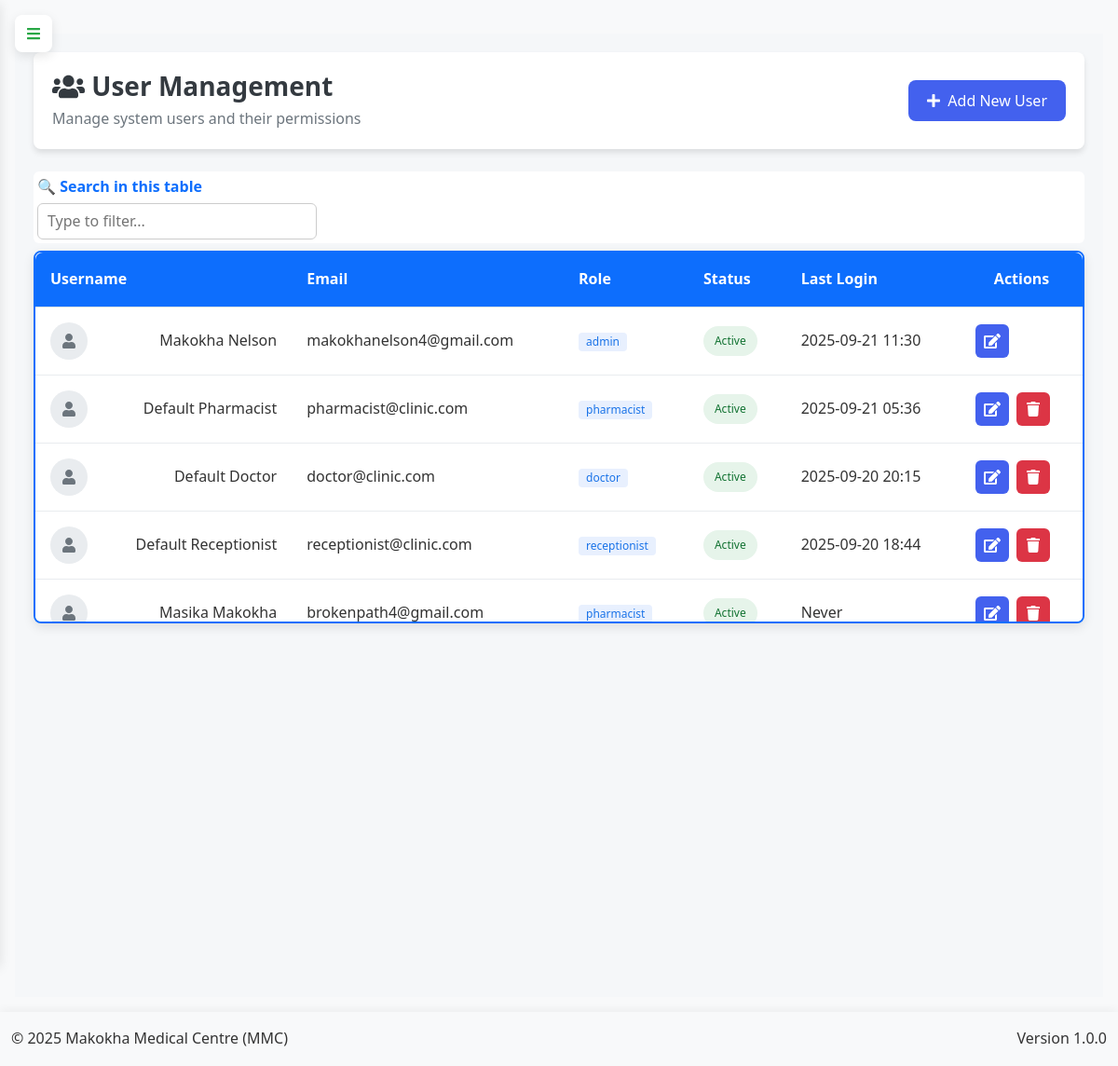
The app's page /admin/users (signed in) with its own data.
### app.py (models this page shows, shortened)
class User(db.Model, UserMixin):
    __tablename__ = 'user'
    id = db.Column(db.Integer, primary_key=True)
    username = db.Column(db.String(50), unique=True, nullable=False)
    email = db.Column(db.String(100), unique=True, nullable=False)
    password = db.Column(db.String(200), nullable=False)
    role = db.Column(db.String(20), nullable=False, default='user')
    is_active = db.Column(db.Boolean, default=True)
    last_login = db.Column(db.DateTime)
    profile_picture = db.Column(db.String(255))
    created_at = db.Column(db.DateTime, default=lambda: datetime.now(timezone.utc))
    updated_at = db.Column(db.DateTime, default=lambda: datetime.now(timezone.utc), onupdate=lambda: datetime.now(timezone.utc))

### app.py (the view, shortened to what this page needs)
@app.route('/admin/users', methods=['GET', 'POST'])
@login_required
def manage_users():
    if current_user.role != 'admin':
        flash('Unauthorized access', 'danger')
        return redirect(url_for('home'))
    users = User.query.order_by(User.last_login.desc().nullslast(), User.username.asc()).all()
    return render_template('admin/users.html', users=users)

### app.py (called while the page is built, shortened)
@app.before_request
def initialize_data():
    global _first_request
    if not _first_request:
        return

@app.context_processor
def inject_current_date():
    return {'current_date': date.today().strftime('%Y-%m-%d')}

@app.context_processor
def inject_csrf_token():
    return dict(csrf_token=generate_csrf)

@app.context_processor
def utility_processor():
    def decrypt_data(encrypted_data):
        if not encrypted_data:
            return ""
        try:
            return Config.decrypt_data_static(encrypted_data)
        except:
            return "[Decryption Error]"
    return dict(decrypt_data=decrypt_data)

    @login_manager.user_loader
    def load_user(user_id):
        return db.session.get(User, int(user_id))

### templates/admin/users.html (shortened to what this page needs)
{% extends "base.html" %}
{% block content %}
<link rel="stylesheet" href="https://cdnjs.cloudflare.com/ajax/libs/font-awesome/6.4.0/css/all.min.css">
<link rel="stylesheet" href="https://cdn.datatables.net/1.13.6/css/dataTables.bootstrap5.min.css">
<link rel="stylesheet" href="https://cdnjs.cloudflare.com/ajax/libs/animate.css/4.1.1/animate.min.css">
<div class="user-management-container">
    <div class="dashboard-header">
        <div class="header-content">
            <div class="header-title">
                <h1><i class="fas fa-users"></i> User Management</h1>
                <p>Manage system users and their permissions</p>
            </div>
            <button class="btn btn-primary btn-with-icon" data-toggle="modal" data-target="#addUserModal">
                <i class="fas fa-plus"></i> Add New User
            </button>
        </div>
    </div>
    <table id="usersTable" class="modern-table">
        <thead>
            <tr>
                <th>Username</th>
                <th>Email</th>
                <th>Role</th>
                <th>Status</th>
                <th>Last Login</th>
                <th class="text-center">Actions</th>
            </tr>
        </thead>
        <tbody>
            {% for user in users %}
            <tr>
                <td>
                    <div class="user-cell">
                        <div class="user-avatar">
                            <i class="fas fa-user"></i>
                        </div>
                        <div class="user-info">
                            <div class="user-name">{{ user.username }}</div>
                        </div>
                    </div>
                </td>
                <td>{{ user.email }}</td>
                <td><span class="badge badge-role">{{ user.role }}</span></td>
                <td>
                    <span class="status-badge {% if user.is_active %}status-active{% else %}status-inactive{% endif %}">
                        {% if user.is_active %}Active{% else %}Inactive{% endif %}
                    </span>
                </td>
                <td>
                    {% if user.last_login %}
                        {{ user.last_login.strftime('%Y-%m-%d %H:%M') }}
                    {% else %}
                        Never
                    {% endif %}
                </td>
                <td class="action-btns">
                    <div class="btn-group">
                        <button class="action-btn btn-primary btn-edit" data-id="{{ user.id }}" data-toggle="modal" data-target="#editUserModal">
                            <i class="fas fa-edit"></i>
                        </button>
                        {% if user.id != current_user.id %}
                        <button class="action-btn btn-danger btn-delete" data-id="{{ user.id }}" data-toggle="modal" data-target="#deleteUserModal">
                            <i class="fas fa-trash"></i>
                        </button>
                        {% endif %}
                    </div>
                </td>
            </tr>
            {% endfor %}
        </tbody>
    </table>
</div>
{% endblock %}

### static/css/style.css (style rules this page uses)
:root { --primary-color: #3498db; --secondary-color: #2980b9; --success-color: #2ecc71; --danger-color: #e74c3c; --warning-color: #f39c12; --info-color: #1abc9c; --light-color: #ecf0f1; --dark-color: #2c3e50; --gray-color: #95a5a6; --white-color: #ffffff; --black-color: #000000; --sidebar-width: 250px; --sidebar-collapsed-width: 0; --top-bar-height: 60px; --shadow: 0 2px 10px rgba(0, 0, 0, 0.1); --transition: all 0.3s ease; }
* { margin: 0; padding: 0; box-sizing: border-box; font-family: 'Segoe UI', Tahoma, Geneva, Verdana, sans-serif; }
.btn { position: relative; z-index: auto; }
body { background-color: #f5f6fa; color: #333; line-height: 1.6; overflow-x: hidden; }
button, input, select, textarea { font-family: inherit; font-size: inherit; }
.btn { display: inline-block; padding: 8px 16px; border: none; border-radius: 4px; background-color: var(--primary-color); color: white; cursor: pointer; transition: var(--transition); }
.btn-primary { background-color: var(--primary-color); }
.btn-danger { background-color: var(--danger-color); }
.user-info { margin-left: auto; display: flex; align-items: center; }
.status-badge { display: inline-block; padding: 4px 8px; border-radius: 4px; font-size: 0.8rem; font-weight: 500; color: white; }

### static/css/dashboard.css (style rules this page uses)
.badge { display: inline-flex; align-items: center; padding: 8px 15px; border-radius: 20px; font-size: 0.9rem; font-weight: 500; color: white; }

### templates/base.html (style rules this page uses)
:root { --sidebar-width: 260px; --sidebar-collapsed-width: 0px; --primary-color: #0d6efd; --primary-dark: #0a58ca; --secondary-color: #6c757d; --header-height: 60px; --transition-speed: 0.3s; --border-color: rgba(255, 255, 255, 0.1); --table-blue: #0d6efd; --table-white: #ffffff; --hamburger-red: #038d38ff; --hamburger-green: #28a745; --bg-light: #f8f9fa; --text-dark: #212529; --shadow: 0 4px 12px rgba(0, 0, 0, 0.1); --radius: 8px; }
body { background-color: var(--bg-light); font-family: 'Segoe UI', Tahoma, Geneva, Verdana, sans-serif; line-height: 1.6; padding-top: 20px; }
.table-container table { width: 100%; border-collapse: separate; border-spacing: 0; table-layout: auto; }
.table-container th { background-color: var(--table-blue) !important; color: var(--table-white) !important; position: sticky; top: 0; padding: 0.6rem 0.8rem; font-weight: 600; white-space: nowrap; border: none; text-align: left; z-index: 2; }
.table-container td { padding: 0.6rem 0.8rem; vertical-align: middle; border: none; white-space: nowrap; overflow: hidden; text-overflow: ellipsis; max-width: 250px; }
.table-container tbody tr { transition: background-color 0.2s; }
.btn { border-radius: var(--radius); padding: 0.75rem 1.5rem; font-weight: 500; transition: all 0.3s; }
.btn-primary { background-color: var(--primary-color); border-color: var(--primary-color); }

### records on screen
User: username "Makokha Nelson", email "makokhanelson4@gmail.com", role "admin", is_active "Active", last_login "2025-09-21 11:30"
User: username "Default Pharmacist", email "pharmacist@clinic.com", role "pharmacist", is_active "Active", last_login "2025-09-21 05:36"
User: username "Default Doctor", email "doctor@clinic.com", role "doctor", is_active "Active", last_login "2025-09-20 20:15"
User: username "Default Receptionist", email "receptionist@clinic.com", role "receptionist", is_active "Active", last_login "2025-09-20 18:44"
User: username "Masika Makokha", email "brokenpath4@gmail.com", role "pharmacist", is_active "Active", shows "Never"
